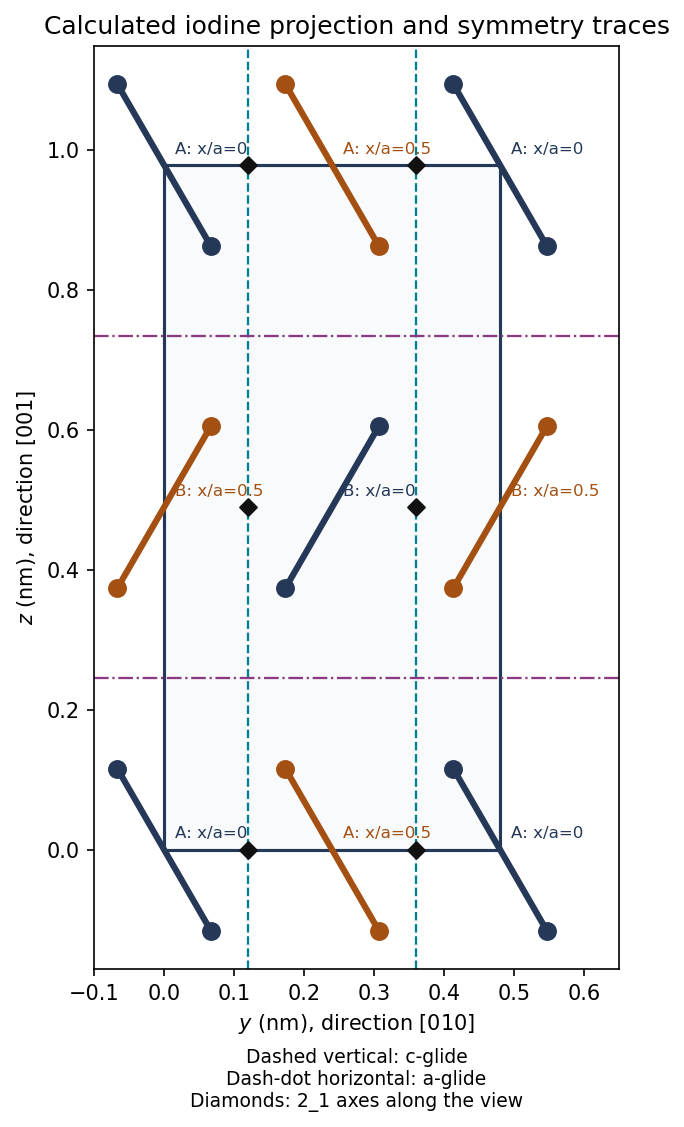

Write Python code to recreate this figure.
"""Original explanatory figure; Python 3.14, numpy and matplotlib.
Write the same-basename PNG to the current working directory for Make.
No source image or source data file is read.
"""
import matplotlib
matplotlib.use("Agg")
import matplotlib.pyplot as plt
from matplotlib.patches import Rectangle, Polygon, Circle, Arc
import numpy as np

def box(ax,x,y,w,h,text,fc="#e5edf5",size=9):
    ax.add_patch(Rectangle((x,y),w,h,fc=fc,ec="#253858",lw=1.2))
    ax.text(x+w/2,y+h/2,text,ha="center",va="center",fontsize=size)

def arrow(ax,a,b,text=None):
    ax.annotate("",xy=b,xytext=a,arrowprops=dict(arrowstyle="->",lw=1.3,color="#253858"))
    if text:ax.text((a[0]+b[0])/2,(a[1]+b[1])/2,text,fontsize=8,ha="center",va="bottom")

def finish(fig,name):
    fig.set_facecolor("white")
    fig.savefig(name,dpi=150,facecolor="white",bbox_inches="tight")
    plt.close(fig)

fig,ax=plt.subplots(figsize=(6.5,7.4),layout="constrained")
b,c=.480,.978;bond=.267;dy=bond*np.sin(np.pi/6)/2;dz=bond*np.cos(np.pi/6)/2
ax.add_patch(Rectangle((0,0),b,c,fc="#f8fafb",ec="#253858",lw=1.5))
centers=[(0,0,0,"A"),(.5,0,.5,"A"),(0,.5,.5,"B"),(.5,.5,0,"B")]
for y0,z0,h,label in centers:
 for j in [-1,0,1]:
  for k in [-1,0,1]:
   y,z=y0+j,z0+k
   if not (0<=y<=1 and 0<=z<=1):continue
   color="#253858" if h==0 else "#a35012"
   sign=-1 if label=="A" else 1
   xs=np.array([y*b-dy,y*b+dy]);ys=np.array([z*c-sign*dz,z*c+sign*dz])
   ax.plot(xs,ys,color=color,lw=3,zorder=3)
   ax.scatter(xs,ys,color=color,s=65,zorder=4)
   ax.text(y*b+.016,z*c+.017,f"{label}: x/a={h:g}",fontsize=8,color=color,zorder=6)
for y in [.25,.75]:ax.axvline(y*b,color="#007f91",ls="--",lw=1.1)
for z in [.25,.75]:ax.axhline(z*c,color="#8b3a82",ls="-.",lw=1.1)
for y in [.25,.75]:
 for z in [0,.5,1]:
  ax.scatter([y*b],[z*c],marker="D",s=32,c="#111111",zorder=7)
ax.set(xlim=(-.10,b+.17),ylim=(-.17,c+.17),xlabel=r"$y$ (nm), direction [010]",ylabel=r"$z$ (nm), direction [001]",title="Calculated iodine projection and symmetry traces")
ax.set_aspect("equal");fig.supxlabel("Dashed vertical: c-glide\nDash-dot horizontal: a-glide\nDiamonds: 2_1 axes along the view",fontsize=9)
finish(fig,"paper-1-iodine-projection.png")
